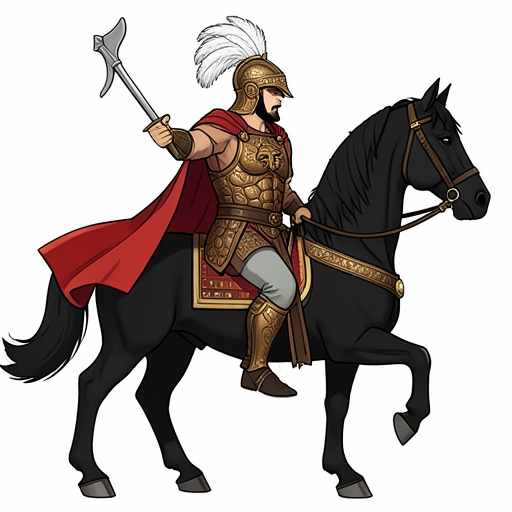
#> input picture assets/units/final/macedonian/raw/alexander.png, 512 x 512 px; its folder holds only this picture in this run
$ python regenerate_black.py
#> lines starting #> are read from the running program, lines starting #| are printed output that depends on the picture
#> further down, img is the input picture: PIL image 512x512 RGB; mean R, G, B 181.3, 174.2, 171.5
# regenerate_black.py — black silhouette versions, no tinting
import os
from PIL import Image

INPUT_BASE  = "assets/units/final"
OUTPUT_BASE = "assets/units/black"

def to_black_silhouette(img):
    img = img.convert("RGBA")
#> img: PIL image 512x512 RGBA
    pixels = list(img.getdata())
#> pixels = 262144 items
    new_pixels = []
    for r, g, b, a in pixels:
        if r > 235 and g > 235 and b > 235:
            new_pixels.append((0, 0, 0, 0))  # white → transparent
        elif a > 30:
            new_pixels.append((0, 0, 0, 255))  # any visible pixel → black
        else:
            new_pixels.append((0, 0, 0, 0))
#> this loop made 262144 passes
#> (r, g, b) on passes 1 to 3: (253, 255, 254), (253, 255, 254), (250, 254, 255)
#> after the loop, new_pixels = 262144 items
    img.putdata(new_pixels)
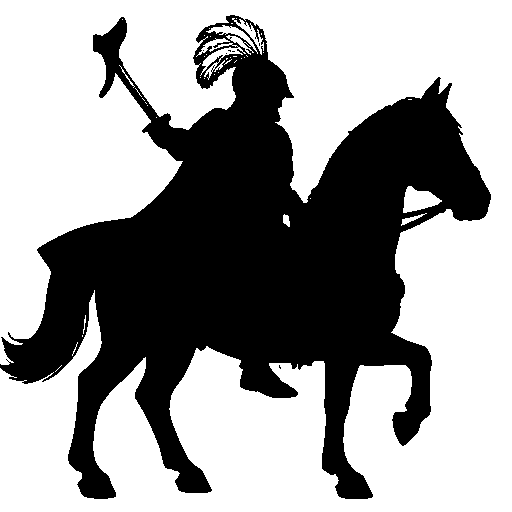
#> img: PIL image 512x512 RGBA; mean R, G, B, A 0, 0, 0, 99.4; transparent parts drawn white
    return img

civs = [d for d in os.listdir(INPUT_BASE)
        if os.path.isdir(os.path.join(INPUT_BASE, d))]

for civ in civs:
    raw_dir = os.path.join(INPUT_BASE, civ, "raw")
    if not os.path.exists(raw_dir):
        continue
    for fname in os.listdir(raw_dir):
        if not fname.endswith(".png"):
            continue
        name   = fname.replace(".png", "")
        src    = os.path.join(raw_dir, fname)
        # facing right (ally)
        right_dir = os.path.join(OUTPUT_BASE, civ, "right")
        os.makedirs(right_dir, exist_ok=True)
        img = Image.open(src)
        sil = to_black_silhouette(img)
        sil.save(os.path.join(right_dir, fname))
        # facing left (enemy) — just flip
        left_dir = os.path.join(OUTPUT_BASE, civ, "left")
        os.makedirs(left_dir, exist_ok=True)
        sil.transpose(Image.FLIP_LEFT_RIGHT).save(
            os.path.join(left_dir, fname))
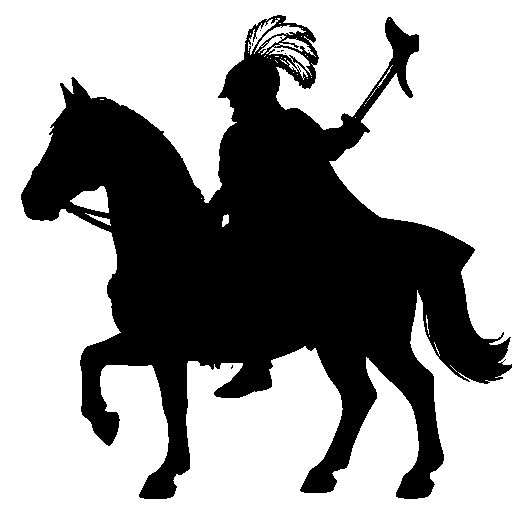
#> saved as alexander.png: PIL image 512x512 RGBA; mean R, G, B, A 0, 0, 0, 99.4; transparent parts drawn white
        print(f"  ✅ {civ}/{name}")

print("Done! Sprites saved to assets/units/black/")

$ run again, on assets/units/final/macedonian/raw/companion_cavalry.png
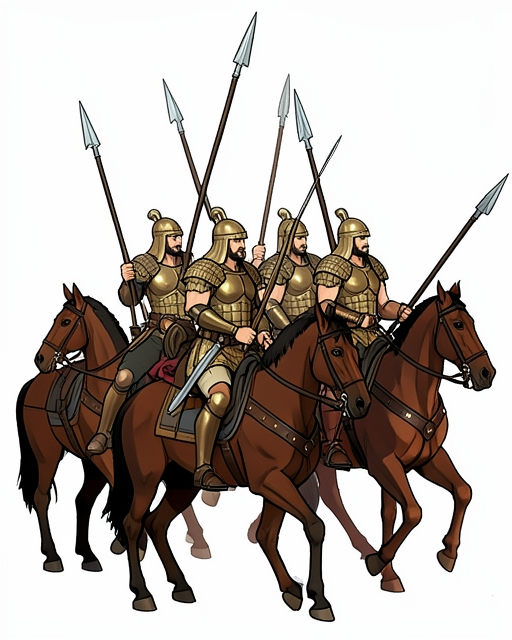
#> input picture assets/units/final/macedonian/raw/companion_cavalry.png, 512 x 640 px
#> img is the input picture: PIL image 512x640 RGB; mean R, G, B 185.4, 177.3, 171.7
#> pixels = 327680 items
#> the loop in to_black_silhouette, `for r, g, b, a in pixels:` made 327680 passes
#> (r, g, b) on passes 1 to 3: (254, 254, 254), (254, 254, 254), (254, 254, 254)
#> in to_black_silhouette, `img.putdata(new_pixels)`:
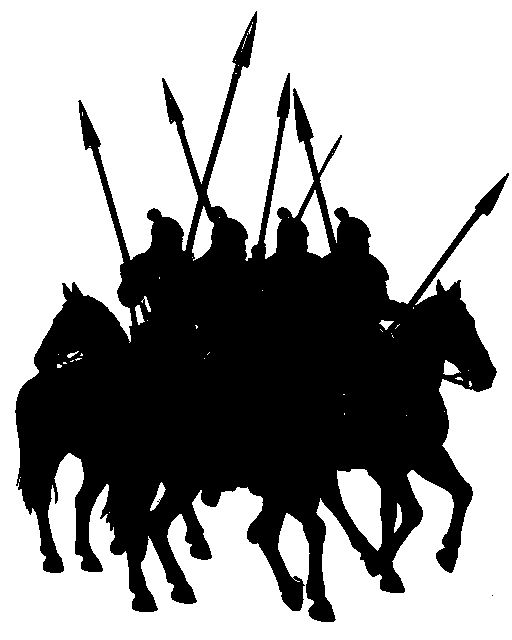
#> img: PIL image 512x640 RGBA; mean R, G, B, A 0, 0, 0, 98.5; transparent parts drawn white
#> `sil.transpose(Image.FLIP_LEFT_RIGHT).save( os.path.join(left_dir, fnam..`:
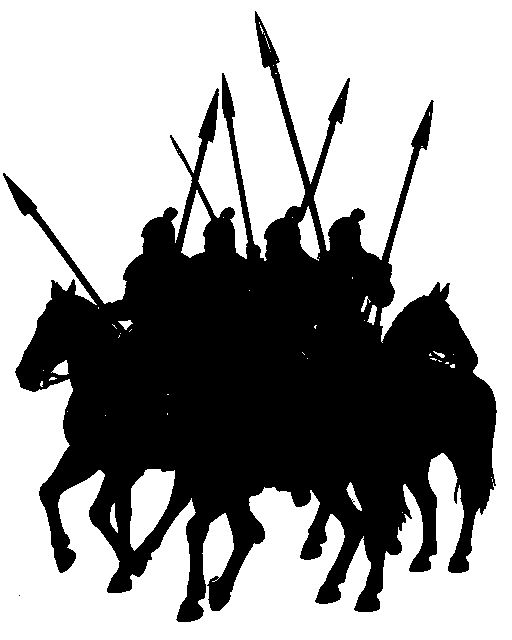
#> saved as companion_cavalry.png: PIL image 512x640 RGBA; mean R, G, B, A 0, 0, 0, 98.5; transparent parts drawn white

$ run again, on assets/units/final/macedonian/raw/hypaspists.png
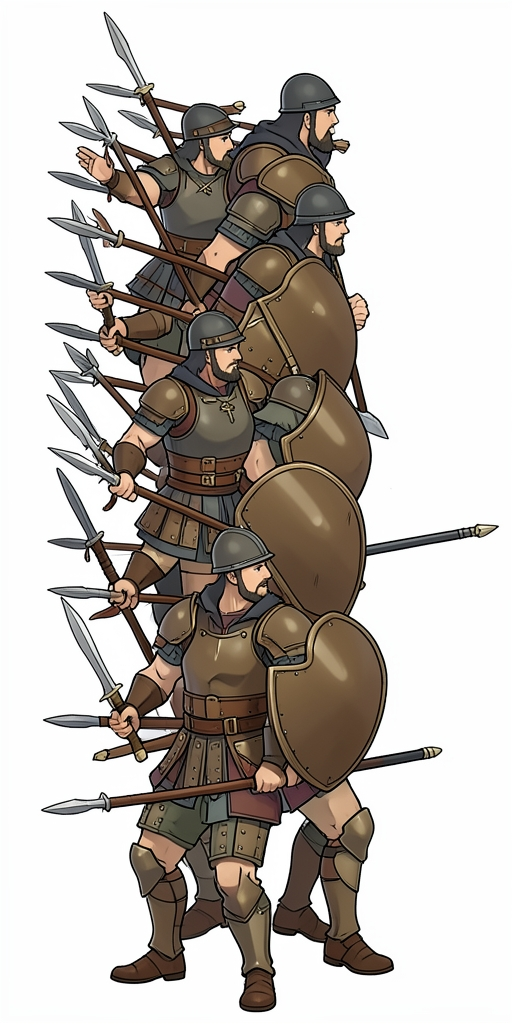
#> input picture assets/units/final/macedonian/raw/hypaspists.png, 512 x 1024 px
#> img is the input picture: PIL image 512x1024 RGB; mean R, G, B 189.5, 182.9, 177.2
#> pixels = 524288 items
#> the loop in to_black_silhouette, `for r, g, b, a in pixels:` made 524288 passes
#> (r, g) on passes 1 to 3: (253, 254), (253, 254), (253, 254)
#> in to_black_silhouette, `img.putdata(new_pixels)`:
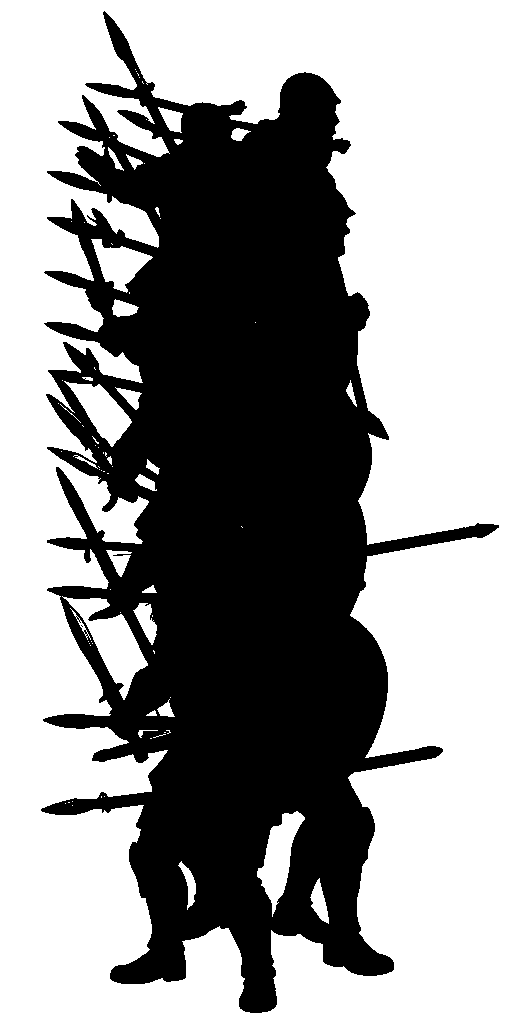
#> img: PIL image 512x1024 RGBA; mean R, G, B, A 0, 0, 0, 105.6; transparent parts drawn white
#> `sil.transpose(Image.FLIP_LEFT_RIGHT).save( os.path.join(left_dir, fnam..`:
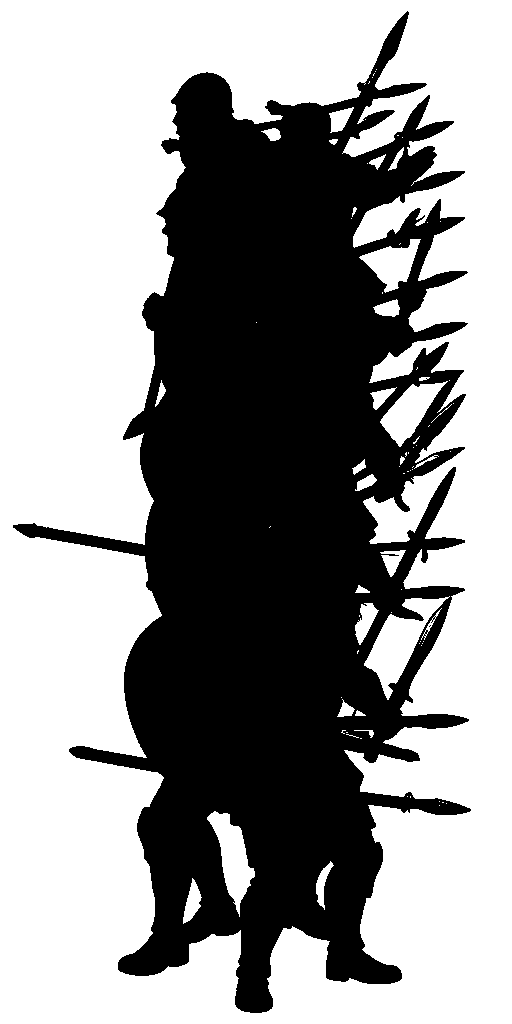
#> saved as hypaspists.png: PIL image 512x1024 RGBA; mean R, G, B, A 0, 0, 0, 105.6; transparent parts drawn white

$ run again, on assets/units/final/macedonian/raw/phalanx.png
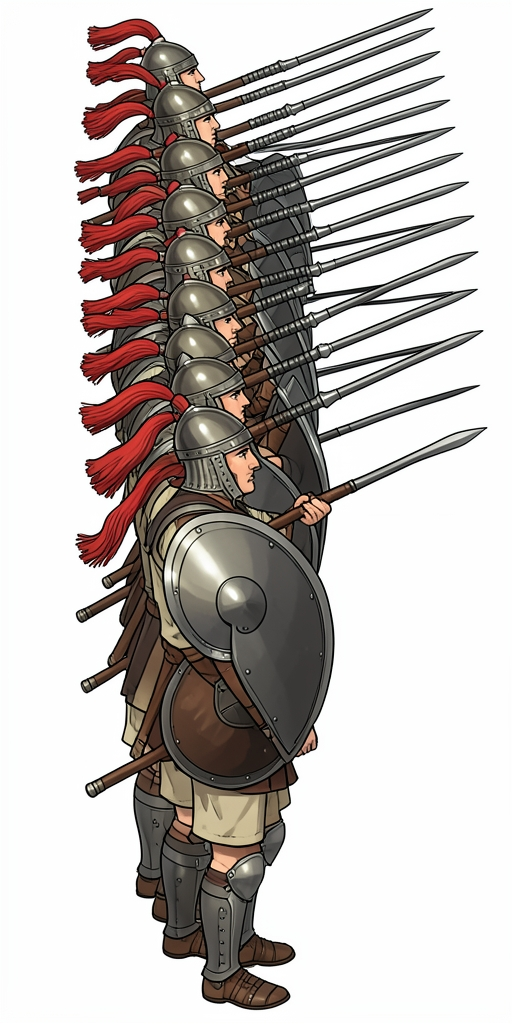
#> input picture assets/units/final/macedonian/raw/phalanx.png, 512 x 1024 px
#> img is the input picture: PIL image 512x1024 RGB; mean R, G, B 192.2, 185.5, 182.4
#> pixels = 524288 items
#> the loop in to_black_silhouette, `for r, g, b, a in pixels:` made 524288 passes
#> (r, g, b) on passes 1 to 3: (253, 255, 254), (253, 255, 254), (253, 255, 254)
#> in to_black_silhouette, `img.putdata(new_pixels)`:
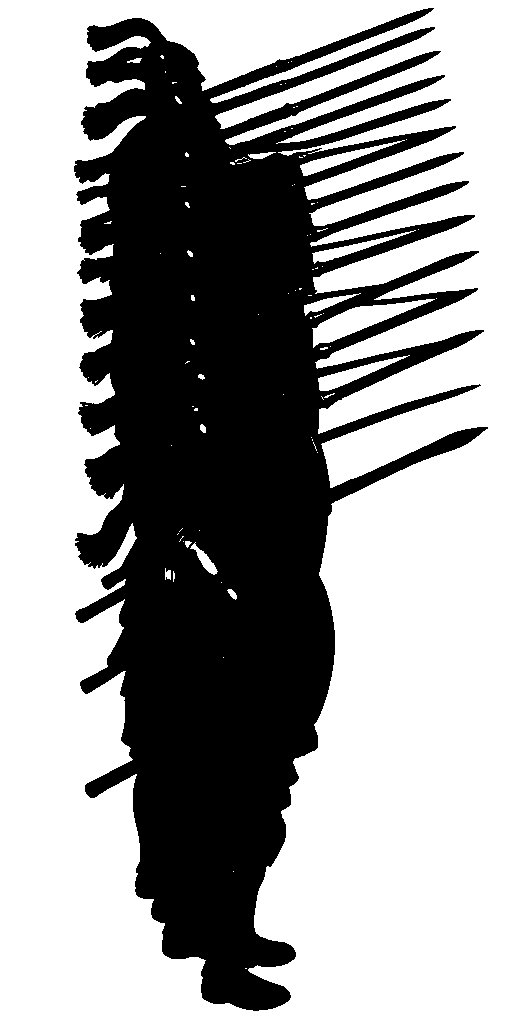
#> img: PIL image 512x1024 RGBA; mean R, G, B, A 0, 0, 0, 99.8; transparent parts drawn white
#> `sil.transpose(Image.FLIP_LEFT_RIGHT).save( os.path.join(left_dir, fnam..`:
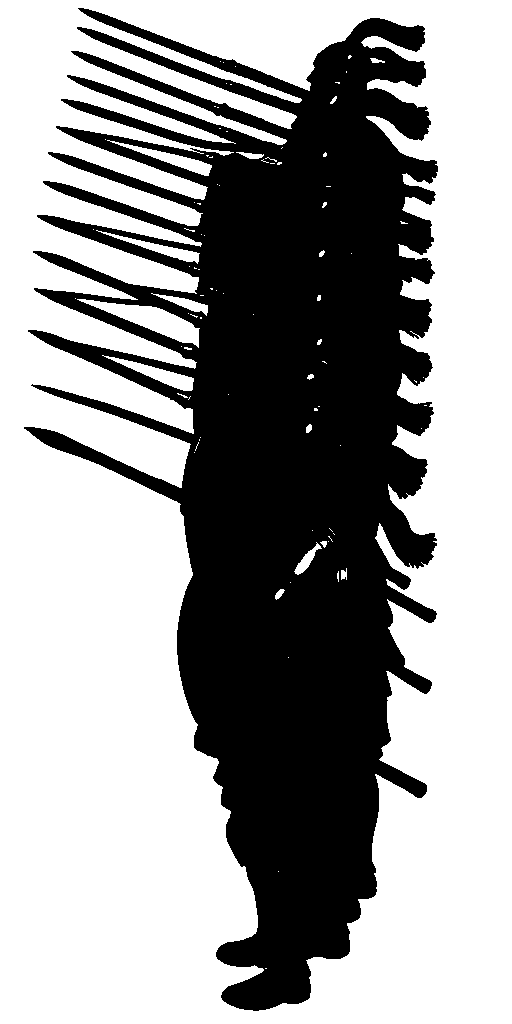
#> saved as phalanx.png: PIL image 512x1024 RGBA; mean R, G, B, A 0, 0, 0, 99.8; transparent parts drawn white
